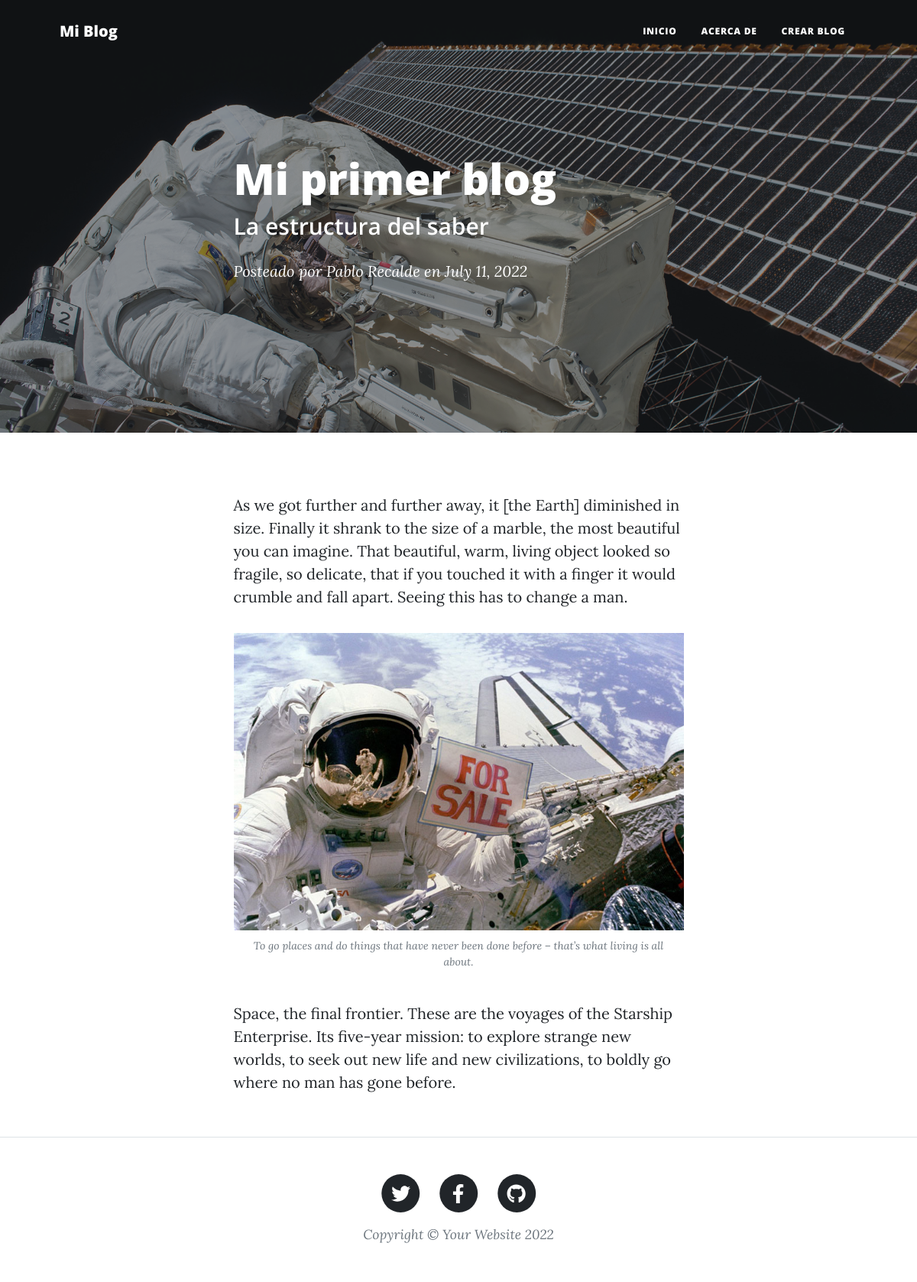
/post/1, run on the app's committed database.
### models.py (models this page shows, shortened)
class Blog(db.Model):
    __tablename__ = 'blog_content'
    id = db.Column(Integer, primary_key=True)
    title = db.Column(String(length=50))
    subtitle = db.Column(String(length=50))
    date = db.Column(DateTime)
    contenido = db.Column(Text)
    id_user = db.Column(Integer, ForeignKey('blog_user.id'))
    user = db.relationship('Usuarios', backref='blog_user', lazy=True)

class Usuarios(db.Model, UserMixin):
    __tablename__= 'blog_user'
    id = db.Column(Integer, primary_key=True)
    nombre= db.Column(String(length=50), nullable=False)
    edad = db.Column(Integer)
    email = db.Column(String(length=150), unique= True)
    password= db.Column(String(length=128))
    is_admin = db.Column(db.Boolean, default=False)

### app.py (the view)
@app.route('/post/<int:bg_id>', methods=['GET'])
def post(bg_id):
    blog = Blog.query.filter_by(id=bg_id).first()
    user = Usuarios.query.filter_by(id=blog.id_user).first()
    return render_template('post_base.html', blog=blog, user=user)

### templates/post_base.html (shortened to what this page needs)
{% extends 'base.html' %}
        {% block header_page %}
        <header class="masthead" style="background-image: url('../static/assets/img/post-bg.jpg')">
            <div class="container position-relative px-4 px-lg-5">
                <div class="row gx-4 gx-lg-5 justify-content-center">
                    <div class="col-md-10 col-lg-8 col-xl-7">
                        <div class="post-heading">
                            <h1>{{ blog.title }}</h1>
                            <h2 class="subheading">{{ blog.subtitle }}</h2>
                            <span class="meta">
                                Posteado por
                                <a href="#!">{{ user.nombre }}</a>
                                en {{ blog.date.strftime('%B %d, %Y') }}
                            </span>
                        </div>
                    </div>
                </div>
            </div>
        </header>
        {% endblock %}
        {% block main_page %}
        <article class="mb-4">
            <div class="container px-4 px-lg-5">
                <div class="row gx-4 gx-lg-5 justify-content-center">
                    <div class="col-md-10 col-lg-8 col-xl-7">
                        {{ blog.contenido|safe }}
                    </div>
                </div>
            </div>
        </article>
        {% endblock %}

### templates/base.html (shortened to what this page needs)
<!DOCTYPE html>
<html lang="es">
    <head>
        <link href="../static/css/styles.css" rel="stylesheet" />
    </head>
    <body>
        {% block nav_page %}
        <nav class="navbar navbar-expand-lg navbar-light" id="mainNav">
            <div class="container px-4 px-lg-5">
                <a class="navbar-brand" href="">Mi Blog</a>
                <div class="collapse navbar-collapse" id="navbarResponsive">
                    <ul class="navbar-nav ms-auto py-4 py-lg-0">
                        <li class="nav-item"><a class="nav-link px-lg-3 py-3 py-lg-4" href="{{ url_for('inicio') }}">Inicio</a></li>
                        <li class="nav-item"><a class="nav-link px-lg-3 py-3 py-lg-4" href="{{ url_for('about') }}">Acerca de</a></li>
                        <li class="nav-item"><a class="nav-link px-lg-3 py-3 py-lg-4" href="{{ url_for('add_blog') }}">Crear Blog</a></li>
                    </ul>
                </div>
            </div>
        </nav>
        {% endblock %}
        {% block header_page %}{% endblock %}
        {% block main_page %}{% endblock %}
        {% block footer_page %}
        <footer class="border-top">
            <div class="container px-4 px-lg-5">
                <div class="row gx-4 gx-lg-5 justify-content-center">
                    <div class="col-md-10 col-lg-8 col-xl-7">
                        <ul class="list-inline text-center">
                            <li class="list-inline-item">
                                <a href="#!">
                                    <span class="fa-stack fa-lg">
                                        <i class="fas fa-circle fa-stack-2x"></i>
                                        <i class="fab fa-twitter fa-stack-1x fa-inverse"></i>
                                    </span>
                                </a>
                            </li>
                            <li class="list-inline-item">
                                <a href="#!">
                                    <span class="fa-stack fa-lg">
                                        <i class="fas fa-circle fa-stack-2x"></i>
                                        <i class="fab fa-facebook-f fa-stack-1x fa-inverse"></i>
                                    </span>
                                </a>
                            </li>
                            <li class="list-inline-item">
                                <a href="#!">
                                    <span class="fa-stack fa-lg">
                                        <i class="fas fa-circle fa-stack-2x"></i>
                                        <i class="fab fa-github fa-stack-1x fa-inverse"></i>
                                    </span>
                                </a>
                            </li>
                        </ul>
                        <div class="small text-center text-muted fst-italic">Copyright &copy; Your Website 2022</div>
                    </div>
                </div>
            </div>
        </footer>
        {% endblock %}
    </body>
</html>

### data on the page
Blog: title "Mi primer blog", subtitle "La estructura del saber", date "July 11, 2022", contenido "As we got further and further away, it [the Earth] diminished in size. Finally it shrank to the size of a marble, the most beautiful you can imagine. That beautiful, warm, living object looked so fragile, so delicate, that if you touched it with a finger it would crumble and fall apart. Seeing this has to change a man. To go places and do things that have never been done before – that’s what living is all about. Space, the final frontier. These are the voyages of the Starship Enterprise. Its five-year mission: to explore strange new worlds, to seek out new life and new civilizations, to boldly go where no man has gone before.", contenido (picture)
Usuarios: nombre "Pablo Recalde"
